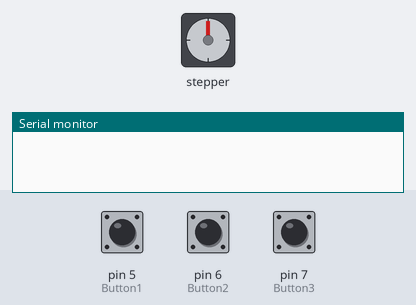
The sketch below on a simulated Arduino Uno, built with avr-gcc and run on an emulated ATmega328P. On the bench: stepper motor, the last lines printed to the serial monitor. The test bench sets the inputs (shaded band); at power-on: pin 6 (Button2) HIGH, pin 7 (Button3) HIGH, pin 5 (Button1) HIGH. Stepper angles assume 2048 steps per turn.

Above: at 4.8 s.
4.9 s: pin 6 (Button2) pulled LOW for 2.35 s
At 8.3 s:
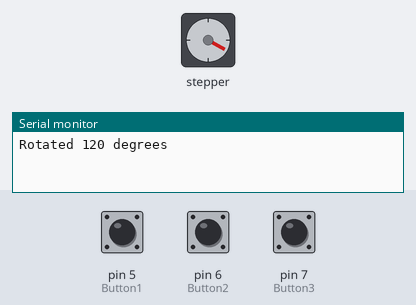
8.7 s: pin 7 (Button3) pulled LOW for 2.35 s
At 9.34 s:
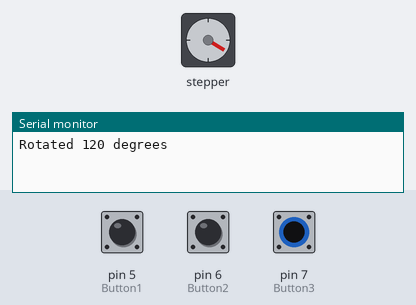
12.5 s: pin 5 (Button1) pulled LOW for 2.35 s
At 14.4 s:
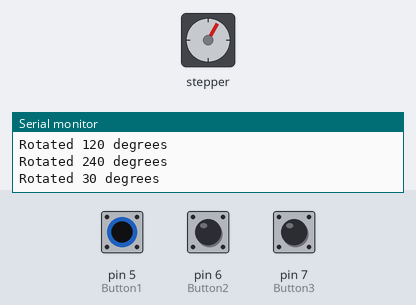
Timing chart, 0 to 15.9 s (numbered marks = the images above; inputs shaded):
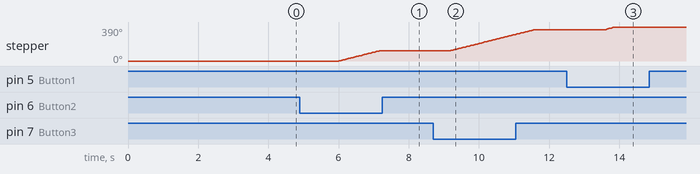

The sketch:

stepper_eg.ino
```cpp
// Arduino stepper motor control code

#include <Stepper.h> // Include the header file

// change this to the number of steps on your motor
#define STEPS 32

//Buttons to control the roation angle
#define Button1 5
#define Button2 6
#define Button3 7

// Stepper Instance
Stepper stepper(STEPS, 8, 10, 9, 11);

int val;

void setup() {
  Serial.begin(9600);

  stepper.setSpeed(1080);

  pinMode(Button1, INPUT_PULLUP);
  pinMode(Button2, INPUT_PULLUP);
  pinMode(Button3, INPUT_PULLUP);
}

void loop() {
//
//  if (Serial.available()>0)
//  {
//    val = Serial.parseInt();
//    stepper.step(val);
//    Serial.println(val); //for debugging
//  }
 if(digitalRead(Button1) == 0)
 {
  val=1;
 }
 if(digitalRead(Button2) == 0)
 {
  val=2;
 }
 if(digitalRead(Button3) == 0)
 {
  val=3;
 }
 switch(val)
 {
  case 1:
  stepper.step(171);
  Serial.println("Rotated 30 degrees");
  break;

  case 2:
  stepper.step(682);
  Serial.println("Rotated 120 degrees");
  break;

  case 3:
  stepper.step(1366);
  Serial.println("Rotated 240 degrees");
  break;
 }
 val = 0;
 delay(2000);

}
```

Measured:
- after the input at 4.9 s, stepper: turns 119° clockwise in 1.2 s, starting after 1.1 s
- after the input at 8.7 s, stepper: turns 241° clockwise in 2.4 s, starting after 0.49 s
- after the input at 12.5 s, stepper: turns 30° clockwise in 0.30 s, starting after 1.1 s
